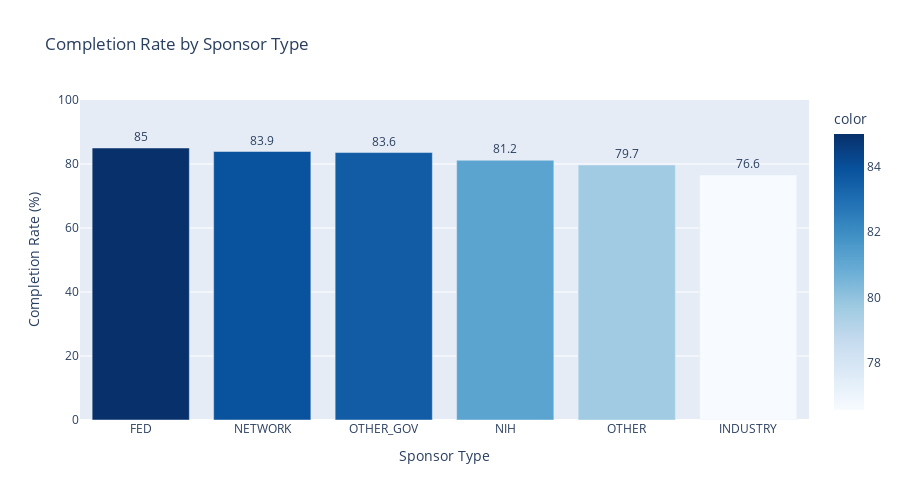

This figure's notebook cell:
### Code cell
# Sponsor type vs completion

sponsor_completion = df_clean.groupby('sponsor_class')['completed'].agg(['count', 'mean']).sort_values('count', ascending=False)
sponsor_completion = sponsor_completion[sponsor_completion['count'] > 10]
sponsor_completion['mean'] *= 100
sponsor_completion = sponsor_completion.sort_values('mean', ascending=False)

print("\nCompletion Rate by Sponsor:")
for sponsor, row in sponsor_completion.iterrows():
    print(f"  {sponsor:15s}: {row['mean']:5.1f}% ({int(row['count']):>4,} trials)")

# Visualize
fig = px.bar(
    x=sponsor_completion.index,
    y=sponsor_completion['mean'],
    title='Completion Rate by Sponsor Type',
    labels={'x': 'Sponsor Type', 'y': 'Completion Rate (%)'},
    text=sponsor_completion['mean'].round(1),
    color=sponsor_completion['mean'],
    color_continuous_scale='Blues'
)
fig.update_traces(textposition='outside', textfont_size=12)
fig.update_layout(yaxis_range=[0, 100], showlegend=False, height=500)
fig.show()

### Figure 1 — Plotly figure (JSON) as saved in the notebook; plotly's stock layout.template omitted (floating-point values rounded to 4 significant figures)
{"data": [{"hovertemplate": "Sponsor Type=%{x}<br>Completion Rate (%)=%{y}<br>text=%{text}<br>color=%{marker.color}<extra></extra>", "legendgroup": "", "marker": {"color": [85.0, 83.9, 83.58, 81.17, 79.67, 76.56], "coloraxis": "coloraxis", "pattern": {"shape": ""}}, "name": "", "orientation": "v", "showlegend": false, "text": [85.0, 83.9, 83.6, 81.2, 79.7, 76.6], "textfont": {"size": 12}, "textposition": "outside", "type": "bar", "x": ["FED", "NETWORK", "OTHER_GOV", "NIH", "OTHER", "INDUSTRY"], "xaxis": "x", "y": [85.0, 83.9, 83.58, 81.17, 79.67, 76.56], "yaxis": "y"}], "layout": {"barmode": "relative", "coloraxis": {"colorbar": {"title": {"text": "color"}}, "colorscale": [[0, "rgb(247,251,255)"], [0.125, "rgb(222,235,247)"], [0.25, "rgb(198,219,239)"], [0.375, "rgb(158,202,225)"], [0.5, "rgb(107,174,214)"], [0.625, "rgb(66,146,198)"], [0.75, "rgb(33,113,181)"], [0.875, "rgb(8,81,156)"], [1, "rgb(8,48,107)"]]}, "height": 500, "legend": {"tracegroupgap": 0}, "showlegend": false, "title": {"text": "Completion Rate by Sponsor Type"}, "xaxis": {"anchor": "y", "domain": [0, 1], "title": {"text": "Sponsor Type"}}, "yaxis": {"anchor": "x", "domain": [0, 1], "range": [0, 100], "title": {"text": "Completion Rate (%)"}}}}
